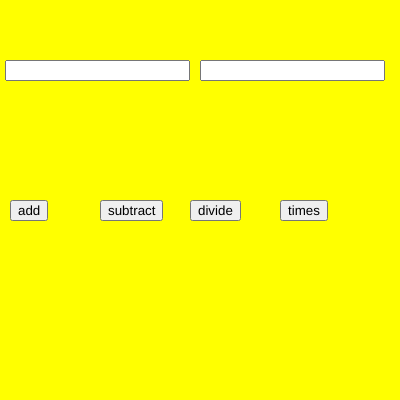
Frame 1 (no input)
Frame 60 (no input): identical to frame 1, image omitted
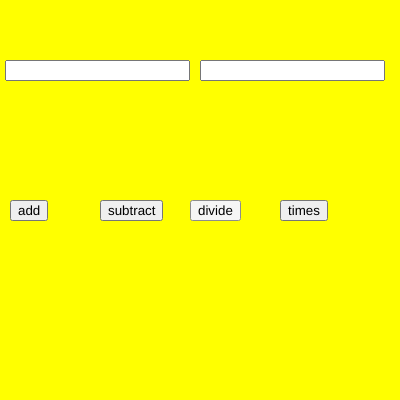
Frame 120 (the mouse pressed at the canvas centre since frame 60)

The p5.js sketch that drew these frames (run headless with seeded random() and noise() and a simulated clock; from frame 60 on, the mouse is pressed at the canvas centre):

// p5.js sketch
// ── sketch.js
var ib1, ib2
var n1, n2

var b1, b2, b3, b4

function setup() {
  createCanvas(400, 400);
  ib1 = createInput()
  ib1.position(5, 60)
  ib2 = createInput()
  ib2.position(200, 60)
  b1 = createButton("add")
  b1.position(10, 200)

b1.mousePressed(add)

  b2 = createButton("subtract")
  b2.position(100, 200)
  b2.mousePressed(sub)
  b3 = createButton("divide")
  b3.position(190, 200)
  b3.mousePressed(divide)
  b4 = createButton("times")
  b4.position(190 + 90, 200)
  b4.mousePressed(times)

}





function draw() {
  background("yellow");
  n1 = parseInt(ib1.value())
  n2 = parseInt(ib2.value())
}
function add(){
  console.log(n1+n2)
}
function sub(){
  console.log(n1-n2)
}
function divide(){
  console.log(n1/n2)
}
function times(){
  console.log(n1*n2)
}
